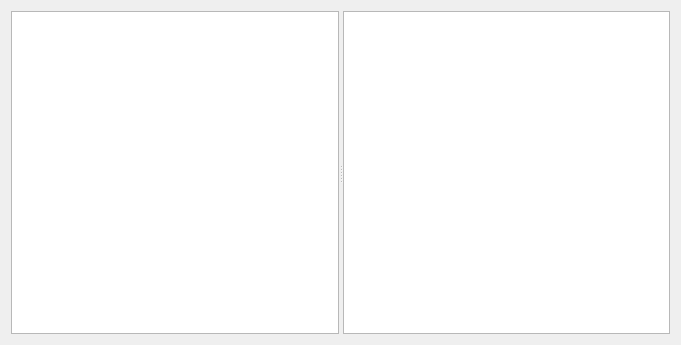
<?xml version="1.0" encoding="UTF-8"?>
<ui version="4.0">
 <class>GanttWidget</class>
 <widget class="QWidget" name="GanttWidget">
  <property name="geometry">
   <rect>
    <x>0</x>
    <y>0</y>
    <width>681</width>
    <height>345</height>
   </rect>
  </property>
  <property name="windowTitle">
   <string>Form</string>
  </property>
  <layout class="QGridLayout" name="gridLayout">
   <item row="0" column="0">
    <widget class="QSplitter" name="splitter">
     <property name="orientation">
      <enum>Qt::Horizontal</enum>
     </property>
     <widget class="QTreeView" name="treeView"/>
     <widget class="QGraphicsView" name="graphicsView"/>
    </widget>
   </item>
  </layout>
 </widget>
 <resources/>
 <connections/>
</ui>
